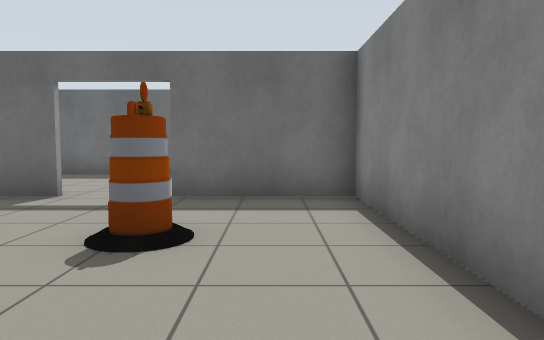
[1] (above)

18 first-person views from a walk through a robot-simulator world made for Gazebo. The camera is 0.94 m above the floor, tilts 4° down and sees 70° across. The floor is counted in squares, 1 m on a side. Each view is taken from the middle of a square. On the plan, view 1 faces up. The plan holds only what a view shows up to about 13 squares ahead; the rest is blank.

[2]
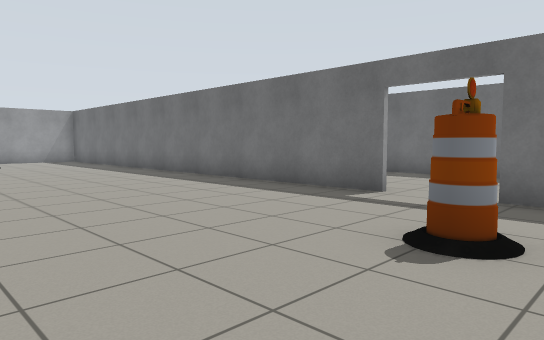

[3]
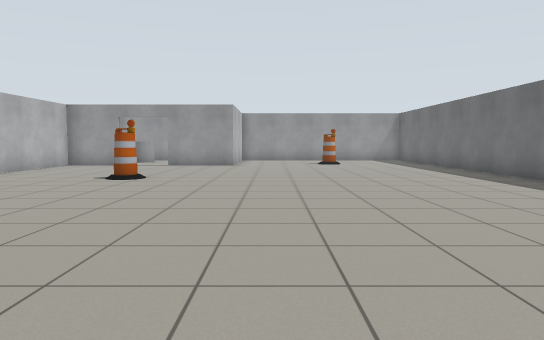

[4]
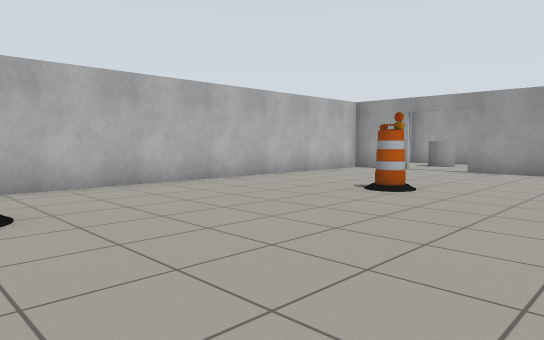

[5]
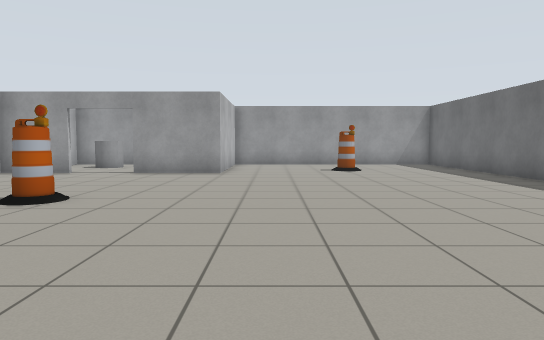

[6]
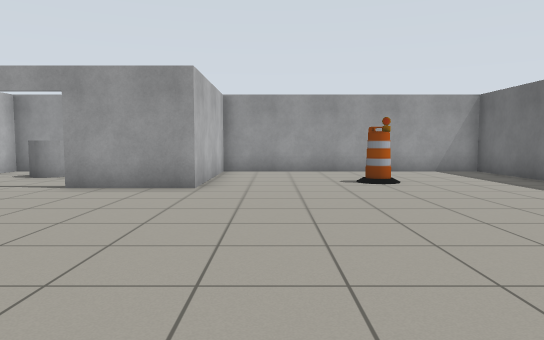

[7]
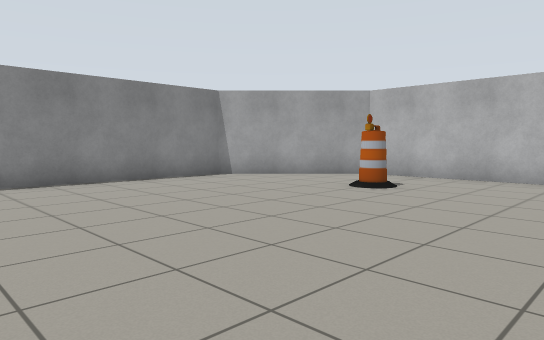

[8]
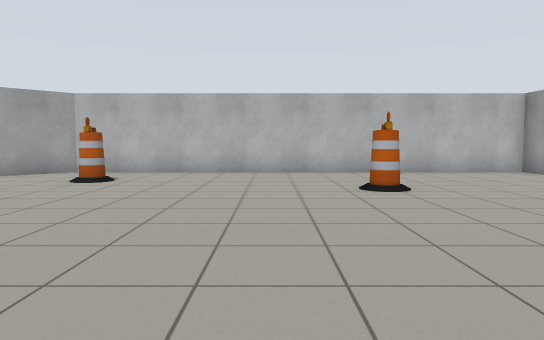

[9]
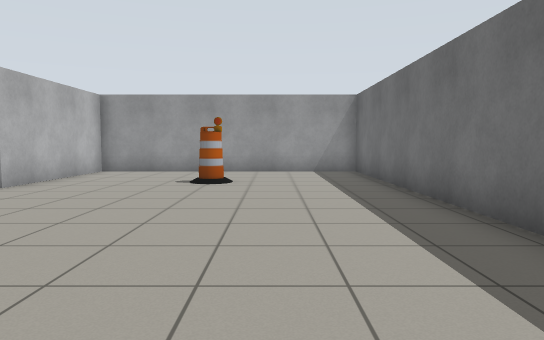

[10]
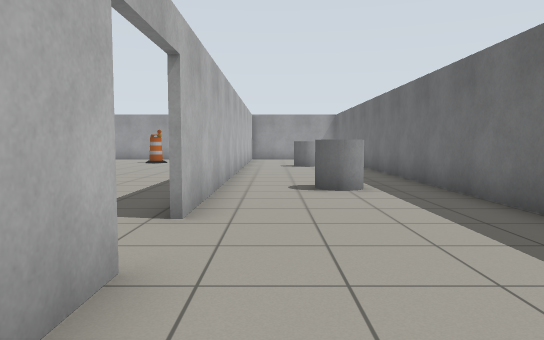

[11]
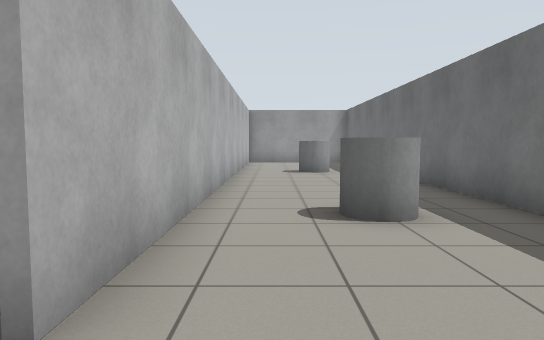

[12]
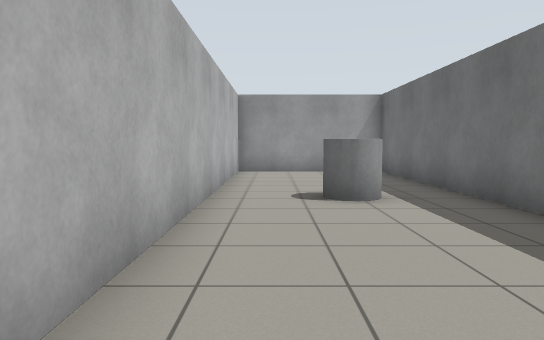

[13]
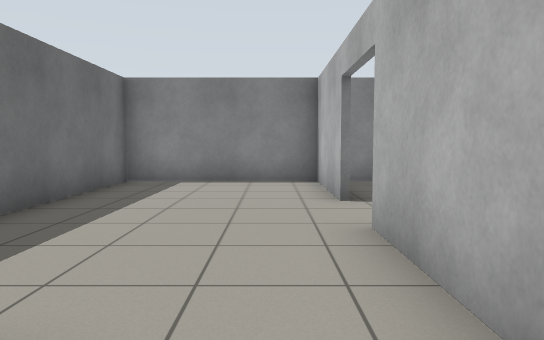

[14]
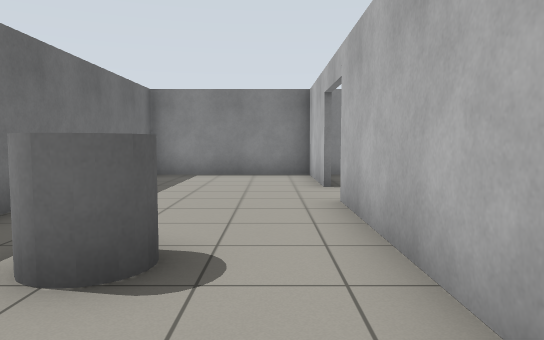

[15]
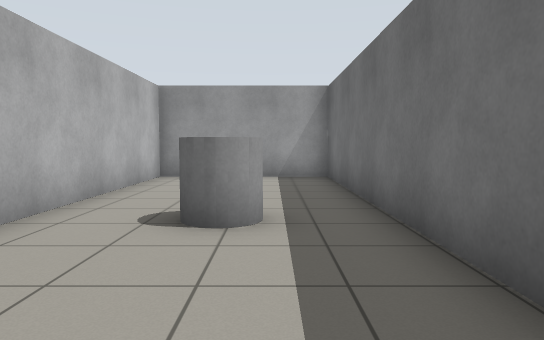

[16]
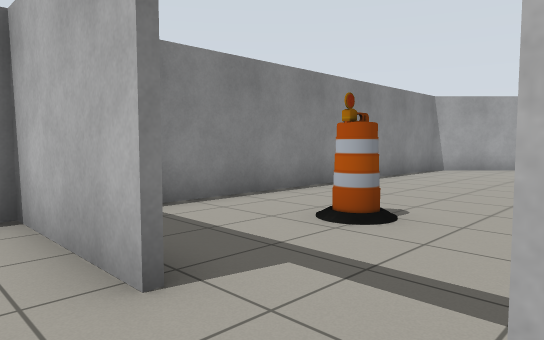

[17]
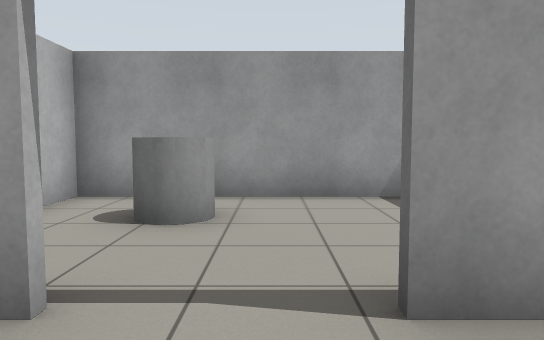

[18]
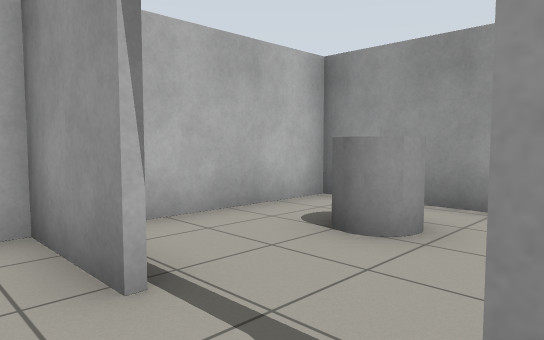

### Floor plan
Ten units are one square. View 1 is at (0, 0); x grows to the right and y downward. Boxes are objects, and circles mark ways between rooms. Rooms are numbered by the first view taken in them; rooms with no view inside come last. Other rooms are left out.
<svg viewBox="-212 -121 232 211">
<path fill="none" stroke="#000" d="M-36 -67 -207 -67M-160 62 -160 85M-160 84 -18 84 15 52 15 -67 -17 -67M-207 -71 -207 16 -160 16 -160 44M-17 -69 15 -69 15 -116 -207 -116 -207 -71M-207 -69 -36 -69M-207 26 -207 84 -160 84"/>
<rect x="-175" y="-35" width="10" height="20" fill="#bbb"><title>barrel</title></rect>
<rect x="-105" y="35" width="10" height="10" fill="#bbb"><title>barrel</title></rect>
<rect x="-45" y="55" width="10" height="10" fill="#bbb"><title>barrel</title></rect>
<rect x="-15" y="-45" width="10" height="10" fill="#bbb"><title>barrel</title></rect>
<rect x="-155" y="-105" width="20" height="20" fill="#bbb"><title>grey cylinder</title></rect>
<rect x="-75" y="-105" width="10" height="20" fill="#bbb"><title>grey cylinder</title></rect>
<rect x="-195" y="55" width="10" height="10" fill="#bbb"><title>grey cylinder</title></rect>
<circle cx="-25" cy="-70" r="3" fill="#2a7"/>
<circle cx="-160" cy="55" r="3" fill="#2a7"/>
<text x="-90" y="0">1</text>
<text x="-100" y="-100">2</text>
<text x="-190" y="50">3</text>
</svg>
Room 1 opens to room 2. Room 1 opens to room 3.

Where each view was taken, in squares from view 1:
view 1: 0 up, 0 right, facing up
view 2: 0 up, 0 right, facing up-left
view 3: 0 up, 0 right, facing left
view 4: 0 up, 3 left, facing down-left
view 5: 0 up, 4 left, facing left
view 6: 0 up, 8 left, facing left
view 7: 2 up, 8 left, facing down-right
view 8: 4 up, 8 left, facing down
view 9: 4 up, 8 left, facing left
view 10: 8 up, 1 right, facing left
view 11: 8 up, 2 left, facing left
view 12: 8 up, 8 left, facing left
view 13: 8 up, 8 left, facing right
view 14: 8 up, 10 left, facing right
view 15: 10 up, 10 left, facing left
view 16: 8 up, 4 left, facing down-right
view 17: 5 down, 14 left, facing left
view 18: 4 down, 15 left, facing down-left
